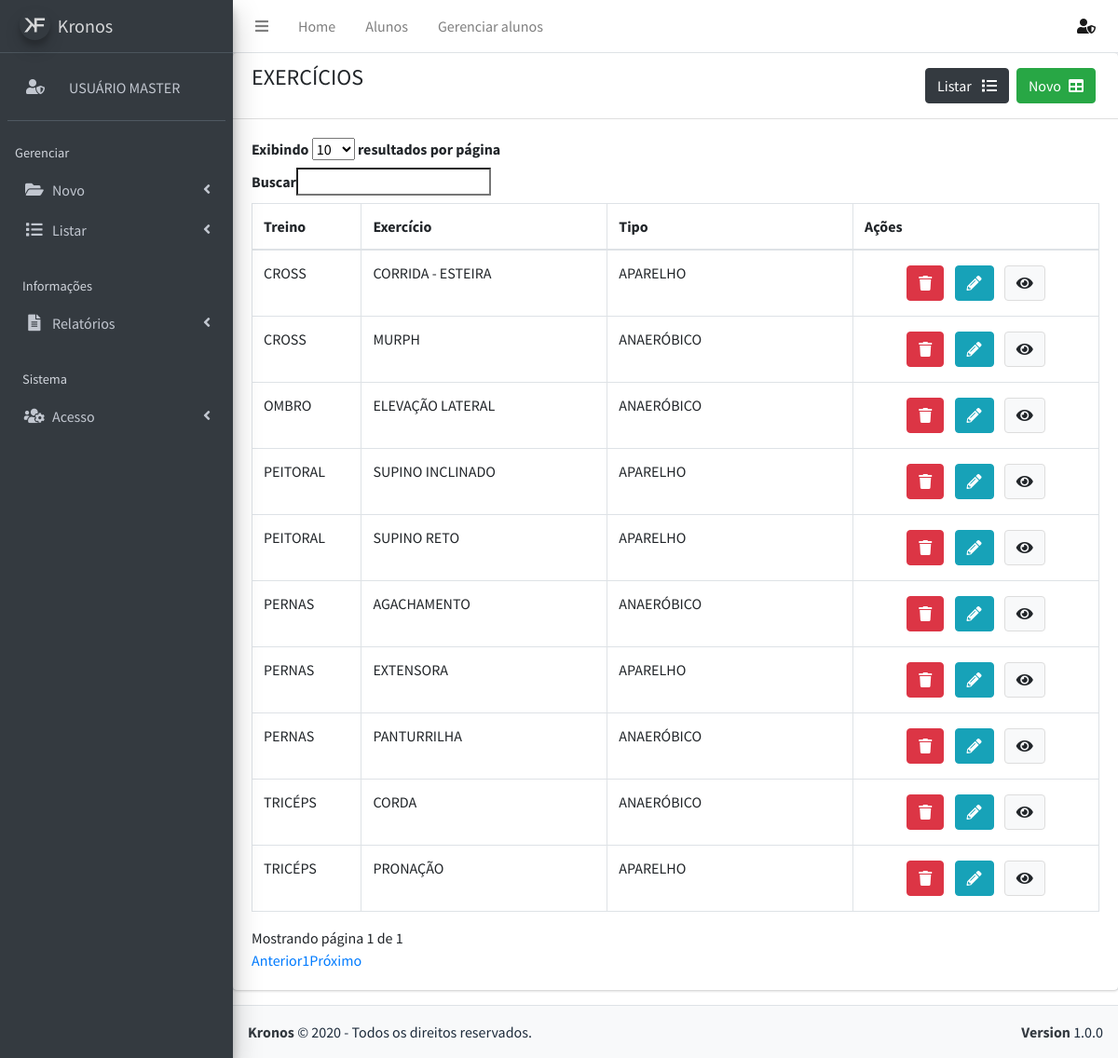
Screenshot of /listar/exercicio (signed in) with the database file from the repository.
### tables this page shows
CREATE TABLE `exercicio` (
  `codigo_exercicio` int(11) NOT NULL,
  `Treino_codigo_treino` int(11) NOT NULL,
  `tipo_exercicio` int(11) NOT NULL,
  `nome_exercicio` varchar(100) NOT NULL,
  `serie_repeticao` varchar(15) DEFAULT NULL,
  `arquivo` varchar(100) DEFAULT NULL,
  `descricao` text DEFAULT NULL,
  `duracao` time DEFAULT NULL,
  `peso_inicial` varchar(5) DEFAULT NULL
);

CREATE TABLE `treino` (
  `codigo_treino` int(11) NOT NULL,
  `tipo_treino` int(11) NOT NULL,
  `nome_treino` varchar(100) NOT NULL,
  `descricao` text DEFAULT NULL,
  `status` tinyint(1) NOT NULL
);

### config/funcoes.php (called while the page is built, shortened)
    <?php
function caracter($str) {
    $str = preg_replace('/[áàãâä]/ui', 'a', $str);
    $str = preg_replace('/[éèêë]/ui', 'e', $str);
    $str = preg_replace('/[íìîï]/ui', 'i', $str);
    $str = preg_replace('/[óòõôö]/ui', 'o', $str);
    $str = preg_replace('/[úùûü]/ui', 'u', $str);
    $str = preg_replace('/[ç]/ui', 'c', $str);
    $str = preg_replace('/[^a-z0-9]/i', '_', $str);
    $str = preg_replace('/_+/', '_', $str);
    return $str;
}

### listar/exercicio.php (the view, shortened to what this page needs)
<?php
    include "config/funcoes.php";
?>
<div class="content-wrapper">
    <div class="card">
        <div class="card-header">
            <div class="row">
                <div class="col-6">
                    <h4 class="text-uppercase">Exercícios</h4>
                </div>
                <div class="col-6">
                    <a  href="cadastros/exercicio" class="btn btn-success float-right m-1">Novo<i class="ml-2 fas fa-table"></i></a>
                    <a  href="listar/exercicio" class="btn btn-dark float-right m-1">Listar <i class="ml-2 fas fa-list"></i></a>
                </div>
            </div>
        </div>
        <div class="card-body">
            <table class="table table-bordered table-hover">
                <thead>
                    <tr>
                        <th width="10%">Treino</th>
                        <th width="20%">Exercício</th>
                        <th width="20%">Tipo</th>
                        <th width="20%">Ações</th>
                    </tr>
                </thead>
                <tbody>
                <?php
					$sql = "
                    SELECT e.*, t.nome_treino FROM Exercicio e, Treino t
                    WHERE e.codigo_exercicio = e.codigo_exercicio and e.Treino_codigo_treino = t.codigo_treino
                    ORDER by e.nome_exercicio;
                    ";
                    $consulta = $pdo->prepare($sql);
                    $consulta->execute();
                    while ( $linha = $consulta->fetch(PDO::FETCH_OBJ)) {
                    $codigo_exercicio = $linha->codigo_exercicio;
                    $tipo_exercicio = $linha->tipo_exercicio;
                    $nome_exercicio = $linha->nome_exercicio;
                    $nome_treino = $linha->nome_treino;
                    $arquivo = $linha->arquivo;
                    $descricao = $linha->descricao;
                    $imagem = "./imagens-exercicio/".$arquivo."p.jpg";
                    $modal = caracter($nome_exercicio);
                    $codigo = base64_encode($codigo_exercicio);
                    if ($tipo_exercicio == "1") {
                        $tipo_exercicio = "Aparelho";
                    } else if ($tipo_exercicio == "2") {
                        $tipo_exercicio = "Aeróbico";
                    } else if ($tipo_exercicio == "3") {
                        $tipo_exercicio = "Anaeróbico";
                    }
                    echo "
                        <tr>
                            <td class='text-uppercase'>$nome_treino</td>
                            <td class='text-uppercase'>$nome_exercicio</td>
                            <td class='text-uppercase'>$tipo_exercicio</td>
                            <td class='text-center'>
                            <a href='javascript:excluir($codigo_exercicio)' class='btn btn-danger m-1'><i class='fas fa-trash'></i></a>
                            <a href='cadastros/exercicio/$codigo' class='btn btn-info m-1'><i class='fas fa-pencil-alt'></i></a>
                            <a class='btn btn-default m-1' data-toggle='modal' data-target='#$modal'>
                            <i class='fas fa-eye'></i>
                            </a>
                            </td>
                        </tr>
                    <div class='modal' id='$modal' aria-hidden='true' style='display: none;'>
                                    <h4 class='modal-title'>$nome_exercicio</h4>
                                    <img src='$imagem'>
                                        <textarea class='form-control' rows='5' readonly>$descricao </textarea>
                    </div>
                    ";
                    }
                    ?>
                </tbody>
            </table>
        </div>
    </div>
</div>

### index.php (shortened to what this page needs)
<!DOCTYPE html>
<html>
<head>
<link rel="stylesheet" href="plugins/fontawesome-free/css/all.min.css">
<link rel="stylesheet" href="https://code.ionicframework.com/ionicons/2.0.1/css/ionicons.min.css">
<link rel="stylesheet" href="plugins/icheck-bootstrap/icheck-bootstrap.min.css">
<link rel="stylesheet" href="dist/css/adminlte.min.css">
<link rel="stylesheet" href="plugins/fontawesome-free/css/all.min.css">
<link rel="stylesheet" href="https://code.ionicframework.com/ionicons/2.0.1/css/ionicons.min.css">
<link rel="stylesheet" href="plugins/icheck-bootstrap/icheck-bootstrap.min.css">
<link rel="stylesheet" type="text/css" href="style/customer.css">
<link rel="stylesheet" type="text/css" href="https://cdn.datatables.net/v/dt/dt-1.10.20/datatables.min.css"/>
<link rel="stylesheet" href="https://maxcdn.bootstrapcdn.com/font-awesome/4.7.0/css/font-awesome.min.css">
<link rel="stylesheet" href="https://maxcdn.bootstrapcdn.com/font-awesome/4.7.0/css/font-awesome.min.css">
<link rel="stylesheet" type="text/css" href="plugins/select2/css/select2.min.css">
<link rel="stylesheet" href="plugins/select2-bootstrap4-theme/select2-bootstrap4.min.css">
<link rel="stylesheet" href="plugins/bootstrap4-duallistbox/bootstrap-duallistbox.min.css">
<link rel="stylesheet" href="plugins/daterangepicker/daterangepicker.css">
<link rel="stylesheet" href="plugins/bootstrap-colorpicker/css/bootstrap-colorpicker.min.css">
<link rel="stylesheet" href="plugins/datepicker/css/bootstrap-datepicker.min.css">
<link rel="stylesheet" href="plugins/timepicker/css/bootstrap-timepicker.min.css">
</head>
<body>
<?php
        if (!isset ($_SESSION["user"]["codigo_usuario"] ) ) {
            include "pages/login.php";
        } else {
            $pagina = "pages/home";
            if (isset ($_GET["parametro"] ) ) {
                $pagina = trim ($_GET["parametro"] );
            }
            $p = explode("/", $pagina);
            $pasta = $p[0];
            $arquivo = $p[1];
            $pagina = "$pasta/$arquivo.php";
            include "layout.php";
        }
?>
</body>
</html>

### layout.php (shortened to what this page needs)
<?php
    $perfil = $_SESSION["user"]["perfil"];
?>
<body class="hold-transition sidebar-mini layout-fixed">
<div class="wrapper">
  <nav class="main-header navbar navbar-expand navbar-white navbar-light">
    <ul class="navbar-nav">
      <li class="nav-item">
        <a class="nav-link" data-widget="pushmenu" href="#"><i class="fas fa-bars"></i></a>
      </li>
      <li class="nav-item d-none d-sm-inline-block">
        <a href="index.php" class="nav-link">Home</a>
      </li>
      <li class="nav-item d-none d-sm-inline-block">
        <a href="listar/alunos" class="nav-link">Alunos</a>
      </li>
      <li class="nav-item d-none d-sm-inline-block">
        <a href="cadastros/gerenciaraluno" class="nav-link">Gerenciar alunos</a>
      </li>
    </ul>
    <ul class="navbar-nav ml-auto">
      <li class="nav-item dropdown">
        <a class="nav-link active text-uppercase" data-toggle="dropdown" href="#">
       <i class="fas fa-user-shield"></i>
        </a>
        </li>
    </ul>
  </nav>
  <aside class="main-sidebar sidebar-dark-primary elevation-4">
    <a href="index.php" class="brand-link">
      <img src="dist/img/kronoss.png" alt="Logo" class="brand-image img-circle elevation-3"
           style="opacity: .8">
      <span class="brand-text font-weight-dark">Kronos</span>
    </a>
    <div class="sidebar">
      <div class="user-panel mt-3 pb-3 mb-3 d-flex">
          <a class="nav-link ml-1" href="pages/minha-conta"><i class="fas fa-user-shield"> </i> </a>
        <div class="info">
          <a href="pages/minha-conta" class="d-block text-uppercase mt-1"> <?=$_SESSION["user"]["nome"];  ?></a>
        </div>
      </div>
      <nav class="mt-2">
        <ul class="nav nav-pills nav-sidebar flex-column" data-widget="treeview" role="menu" data-accordion="false">
          <li class="nav-header">Gerenciar</li>
          <li class="nav-item has-treeview">
            <a class="nav-link">
              <i class="nav-icon fas fa-folder-open"></i>
              <p>
                Novo
                <i class="right fas fa-angle-left"></i>
              </p>
            </a>
          <li class="nav-item has-treeview">
            <a class="nav-link">
              <i class="nav-icon fas fa-list"></i>
              <p>
                Listar
                <i class="fas fa-angle-left right"></i>
              </p>
            </a>
          </li>
          </li>
          <li class="nav-header">Informações</li>
          <li class="nav-item has-treeview">
            <a href="#" class="nav-link">
              <i class="nav-icon fas fa-file-alt"></i>
              <p>
                Relatórios
                <i class="fas fa-angle-left right"></i>
              </p>
            </a>
          </li>
          <?php
          if ($perfil === "1" || $perfil === "2")
          {
          ?>
          <li class="nav-header">Sistema</li>
          <li class="nav-item has-treeview">
            <a class="nav-link">
              <i class="nav-icon fas fa-users-cog"></i>
              <p>
                Acesso
                <i class="fas fa-angle-left right"></i>
              </p>
            </a>
          </li>
          <?php
          }
          ?>
            </ul>
      </nav>
    </div>
  </aside>
<main>
    <div>
        <?php
            if (file_exists ( $pagina ))
                include $pagina;
            else
                include "pages/404.php";
        ?>
    </div>
</main>
<footer class="main-footer bg-light">
<a class="text-dark" href="index.php"><strong class="text-dark">Kronos</strong></a> &copy; 2020 -
    Todos os direitos reservados.
    <div class="float-right d-none d-sm-inline-block">
      <b><a class="text-dark" href="https://github.com/caduelias?tab=repositories">Version</a></b> 1.0.0
    </div>
  </footer>

### rows the page displays
exercicio: Treino_codigo_treino.nome_treino "PERNAS", nome_exercicio "AGACHAMENTO", tipo_exercicio "ANAERÓBICO"
exercicio: Treino_codigo_treino.nome_treino "TRICÉPS", nome_exercicio "CORDA", tipo_exercicio "ANAERÓBICO"
exercicio: Treino_codigo_treino.nome_treino "CROSS", nome_exercicio "CORRIDA - ESTEIRA", tipo_exercicio "APARELHO"
exercicio: Treino_codigo_treino.nome_treino "OMBRO", nome_exercicio "ELEVAÇÃO LATERAL", tipo_exercicio "ANAERÓBICO"
exercicio: Treino_codigo_treino.nome_treino "PERNAS", nome_exercicio "EXTENSORA", tipo_exercicio "APARELHO"
exercicio: Treino_codigo_treino.nome_treino "CROSS", nome_exercicio "MURPH", tipo_exercicio "ANAERÓBICO"
exercicio: Treino_codigo_treino.nome_treino "PERNAS", nome_exercicio "PANTURRILHA", tipo_exercicio "ANAERÓBICO"
exercicio: Treino_codigo_treino.nome_treino "TRICÉPS", nome_exercicio "PRONAÇÃO", tipo_exercicio "APARELHO"
exercicio: Treino_codigo_treino.nome_treino "PEITORAL", nome_exercicio "SUPINO INCLINADO", tipo_exercicio "APARELHO"
exercicio: Treino_codigo_treino.nome_treino "PEITORAL", nome_exercicio "SUPINO RETO", tipo_exercicio "APARELHO"

### other values shown
$_SESSION["user"]["nome"] "USUÁRIO MASTER"
